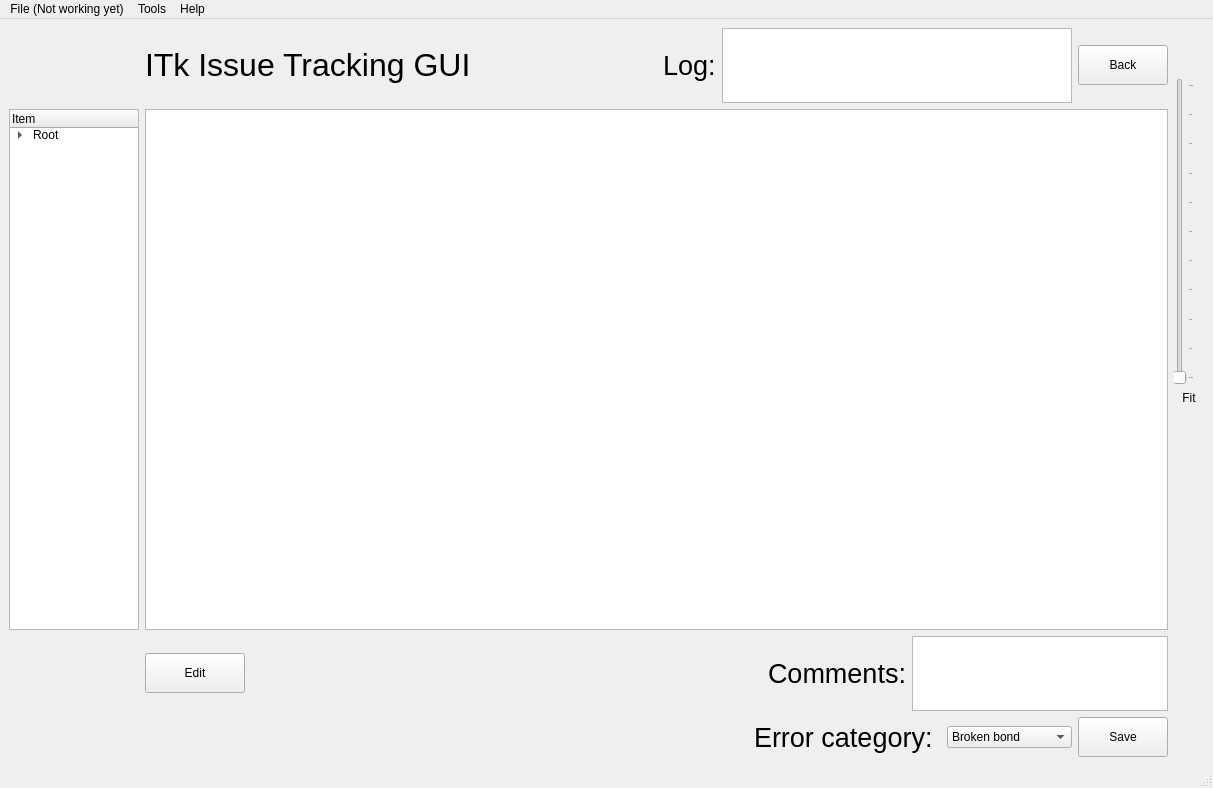
<?xml version="1.0" encoding="UTF-8"?>
<ui version="4.0">
 <class>WirebondRecorder</class>
 <widget class="QMainWindow" name="WirebondRecorder">
  <property name="geometry">
   <rect>
    <x>0</x>
    <y>0</y>
    <width>1213</width>
    <height>788</height>
   </rect>
  </property>
  <property name="windowTitle">
   <string>ITk Issue Tracking GUI</string>
  </property>
  <widget class="QWidget" name="centralwidget">
   <layout class="QGridLayout" name="gridLayout_2">
    <item row="0" column="4">
     <layout class="QVBoxLayout" name="verticalLayout">
      <property name="rightMargin">
       <number>0</number>
      </property>
      <item>
       <spacer name="verticalSpacer_2">
        <property name="orientation">
         <enum>Qt::Vertical</enum>
        </property>
        <property name="sizeType">
         <enum>QSizePolicy::Fixed</enum>
        </property>
        <property name="sizeHint" stdset="0">
         <size>
          <width>20</width>
          <height>50</height>
         </size>
        </property>
       </spacer>
      </item>
      <item>
       <widget class="QSlider" name="sldrZoom">
        <property name="minimum">
         <number>0</number>
        </property>
        <property name="maximum">
         <number>10</number>
        </property>
        <property name="pageStep">
         <number>1</number>
        </property>
        <property name="value">
         <number>0</number>
        </property>
        <property name="sliderPosition">
         <number>0</number>
        </property>
        <property name="tickPosition">
         <enum>QSlider::TicksBelow</enum>
        </property>
       </widget>
      </item>
      <item alignment="Qt::AlignHCenter|Qt::AlignVCenter">
       <widget class="QLabel" name="lblZoom">
        <property name="sizePolicy">
         <sizepolicy hsizetype="Fixed" vsizetype="Preferred">
          <horstretch>0</horstretch>
          <verstretch>0</verstretch>
         </sizepolicy>
        </property>
        <property name="minimumSize">
         <size>
          <width>30</width>
          <height>0</height>
         </size>
        </property>
        <property name="maximumSize">
         <size>
          <width>30</width>
          <height>16777215</height>
         </size>
        </property>
        <property name="text">
         <string>Fit</string>
        </property>
        <property name="alignment">
         <set>Qt::AlignCenter</set>
        </property>
       </widget>
      </item>
      <item>
       <spacer name="verticalSpacer">
        <property name="orientation">
         <enum>Qt::Vertical</enum>
        </property>
        <property name="sizeHint" stdset="0">
         <size>
          <width>20</width>
          <height>40</height>
         </size>
        </property>
       </spacer>
      </item>
     </layout>
    </item>
    <item row="0" column="0">
     <layout class="QGridLayout" name="gridLayout">
      <property name="sizeConstraint">
       <enum>QLayout::SetNoConstraint</enum>
      </property>
      <item row="0" column="1">
       <layout class="QHBoxLayout" name="horizontalLayout_2">
        <item>
         <widget class="QLabel" name="lblmainTitle">
          <property name="sizePolicy">
           <sizepolicy hsizetype="Fixed" vsizetype="Fixed">
            <horstretch>0</horstretch>
            <verstretch>0</verstretch>
           </sizepolicy>
          </property>
          <property name="minimumSize">
           <size>
            <width>500</width>
            <height>50</height>
           </size>
          </property>
          <property name="maximumSize">
           <size>
            <width>500</width>
            <height>50</height>
           </size>
          </property>
          <property name="font">
           <font>
            <pointsize>24</pointsize>
           </font>
          </property>
          <property name="text">
           <string>ITk Issue Tracking GUI</string>
          </property>
         </widget>
        </item>
        <item>
         <spacer name="horizontalSpacer">
          <property name="orientation">
           <enum>Qt::Horizontal</enum>
          </property>
          <property name="sizeHint" stdset="0">
           <size>
            <width>40</width>
            <height>20</height>
           </size>
          </property>
         </spacer>
        </item>
        <item>
         <widget class="QLabel" name="label_2">
          <property name="font">
           <font>
            <pointsize>20</pointsize>
           </font>
          </property>
          <property name="text">
           <string>Log:</string>
          </property>
         </widget>
        </item>
        <item>
         <widget class="QTextBrowser" name="logText">
          <property name="sizePolicy">
           <sizepolicy hsizetype="Minimum" vsizetype="Minimum">
            <horstretch>0</horstretch>
            <verstretch>0</verstretch>
           </sizepolicy>
          </property>
          <property name="minimumSize">
           <size>
            <width>350</width>
            <height>75</height>
           </size>
          </property>
          <property name="maximumSize">
           <size>
            <width>350</width>
            <height>75</height>
           </size>
          </property>
         </widget>
        </item>
        <item>
         <widget class="QPushButton" name="btnBack">
          <property name="sizePolicy">
           <sizepolicy hsizetype="Fixed" vsizetype="Fixed">
            <horstretch>0</horstretch>
            <verstretch>0</verstretch>
           </sizepolicy>
          </property>
          <property name="minimumSize">
           <size>
            <width>90</width>
            <height>40</height>
           </size>
          </property>
          <property name="maximumSize">
           <size>
            <width>90</width>
            <height>40</height>
           </size>
          </property>
          <property name="text">
           <string>Back</string>
          </property>
         </widget>
        </item>
       </layout>
      </item>
      <item row="1" column="1">
       <widget class="QGraphicsView" name="imgSelect"/>
      </item>
      <item row="2" column="1">
       <layout class="QHBoxLayout" name="horizontalLayout">
        <item>
         <widget class="QPushButton" name="btnChangeMode">
          <property name="sizePolicy">
           <sizepolicy hsizetype="Fixed" vsizetype="Minimum">
            <horstretch>0</horstretch>
            <verstretch>0</verstretch>
           </sizepolicy>
          </property>
          <property name="minimumSize">
           <size>
            <width>100</width>
            <height>40</height>
           </size>
          </property>
          <property name="maximumSize">
           <size>
            <width>100</width>
            <height>40</height>
           </size>
          </property>
          <property name="text">
           <string>Edit</string>
          </property>
          <property name="iconSize">
           <size>
            <width>16</width>
            <height>16</height>
           </size>
          </property>
         </widget>
        </item>
        <item>
         <spacer name="horizontalSpacer_2">
          <property name="orientation">
           <enum>Qt::Horizontal</enum>
          </property>
          <property name="sizeHint" stdset="0">
           <size>
            <width>40</width>
            <height>20</height>
           </size>
          </property>
         </spacer>
        </item>
        <item>
         <widget class="QLabel" name="label">
          <property name="font">
           <font>
            <pointsize>20</pointsize>
           </font>
          </property>
          <property name="text">
           <string>Comments:</string>
          </property>
          <property name="alignment">
           <set>Qt::AlignLeading|Qt::AlignLeft|Qt::AlignVCenter</set>
          </property>
         </widget>
        </item>
        <item>
         <widget class="QTextBrowser" name="commentBox">
          <property name="sizePolicy">
           <sizepolicy hsizetype="Minimum" vsizetype="Minimum">
            <horstretch>0</horstretch>
            <verstretch>0</verstretch>
           </sizepolicy>
          </property>
          <property name="minimumSize">
           <size>
            <width>0</width>
            <height>40</height>
           </size>
          </property>
          <property name="maximumSize">
           <size>
            <width>16777215</width>
            <height>75</height>
           </size>
          </property>
          <property name="readOnly">
           <bool>false</bool>
          </property>
         </widget>
        </item>
       </layout>
      </item>
      <item row="1" column="0">
       <widget class="QTreeWidget" name="treeWidget">
        <property name="minimumSize">
         <size>
          <width>130</width>
          <height>0</height>
         </size>
        </property>
        <property name="maximumSize">
         <size>
          <width>130</width>
          <height>16777215</height>
         </size>
        </property>
        <column>
         <property name="text">
          <string>Item</string>
         </property>
        </column>
        <item>
         <property name="text">
          <string>Root</string>
         </property>
         <item>
          <property name="text">
           <string>Endcap</string>
          </property>
          <item>
           <property name="text">
            <string>R0H0</string>
           </property>
           <item>
            <property name="text">
             <string>ASICu1</string>
            </property>
           </item>
          </item>
          <item>
           <property name="text">
            <string>R0H1</string>
           </property>
          </item>
         </item>
         <item>
          <property name="text">
           <string>Barrel</string>
          </property>
          <item>
           <property name="text">
            <string>LH</string>
           </property>
          </item>
          <item>
           <property name="text">
            <string>RH</string>
           </property>
          </item>
         </item>
        </item>
       </widget>
      </item>
     </layout>
    </item>
    <item row="1" column="0">
     <layout class="QHBoxLayout" name="horizontalLayout_3">
      <item>
       <spacer name="horizontalSpacer_3">
        <property name="orientation">
         <enum>Qt::Horizontal</enum>
        </property>
        <property name="sizeHint" stdset="0">
         <size>
          <width>40</width>
          <height>20</height>
         </size>
        </property>
       </spacer>
      </item>
      <item>
       <widget class="QLabel" name="label_3">
        <property name="font">
         <font>
          <pointsize>20</pointsize>
         </font>
        </property>
        <property name="text">
         <string>Error category: </string>
        </property>
       </widget>
      </item>
      <item>
       <widget class="QComboBox" name="errorCategory">
        <property name="minimumSize">
         <size>
          <width>125</width>
          <height>0</height>
         </size>
        </property>
        <item>
         <property name="text">
          <string>Broken bond</string>
         </property>
        </item>
        <item>
         <property name="text">
          <string>Glue coverage</string>
         </property>
        </item>
        <item>
         <property name="text">
          <string>Scratched</string>
         </property>
        </item>
       </widget>
      </item>
      <item>
       <widget class="QPushButton" name="btnSave">
        <property name="sizePolicy">
         <sizepolicy hsizetype="Minimum" vsizetype="Minimum">
          <horstretch>0</horstretch>
          <verstretch>0</verstretch>
         </sizepolicy>
        </property>
        <property name="minimumSize">
         <size>
          <width>90</width>
          <height>40</height>
         </size>
        </property>
        <property name="maximumSize">
         <size>
          <width>90</width>
          <height>40</height>
         </size>
        </property>
        <property name="text">
         <string>Save</string>
        </property>
       </widget>
      </item>
     </layout>
    </item>
   </layout>
  </widget>
  <widget class="QMenuBar" name="menubar">
   <property name="geometry">
    <rect>
     <x>0</x>
     <y>0</y>
     <width>1213</width>
     <height>21</height>
    </rect>
   </property>
   <widget class="QMenu" name="menuFile">
    <property name="title">
     <string>File (Not working yet)</string>
    </property>
    <addaction name="actionOpen_Ctrl_o"/>
    <addaction name="actionSave_Ctrl_S"/>
    <addaction name="actionSave_As_Ctrl_a"/>
    <addaction name="separator"/>
    <addaction name="actionExit"/>
   </widget>
   <widget class="QMenu" name="menuTools">
    <property name="title">
     <string>Tools</string>
    </property>
    <addaction name="actionUploader_etc"/>
   </widget>
   <widget class="QMenu" name="menuHelp">
    <property name="title">
     <string>Help</string>
    </property>
    <addaction name="actionOne_day"/>
    <addaction name="separator"/>
    <addaction name="actionAbout"/>
   </widget>
   <addaction name="menuFile"/>
   <addaction name="menuTools"/>
   <addaction name="menuHelp"/>
  </widget>
  <widget class="QStatusBar" name="statusbar"/>
  <action name="actionSave_Ctrl_S">
   <property name="text">
    <string>Save (Ctrl-S)</string>
   </property>
  </action>
  <action name="actionExit">
   <property name="text">
    <string>Exit</string>
   </property>
  </action>
  <action name="actionOpen_Ctrl_o">
   <property name="text">
    <string>Open (Ctrl-O)</string>
   </property>
  </action>
  <action name="actionSave_As_Ctrl_a">
   <property name="text">
    <string>Save As (Ctrl-A)</string>
   </property>
  </action>
  <action name="actionOne_day">
   <property name="text">
    <string>One day..</string>
   </property>
  </action>
  <action name="actionUploader_etc">
   <property name="text">
    <string>Uploader, etc</string>
   </property>
  </action>
  <action name="actionAbout">
   <property name="text">
    <string>About</string>
   </property>
  </action>
 </widget>
 <resources/>
 <connections/>
</ui>
